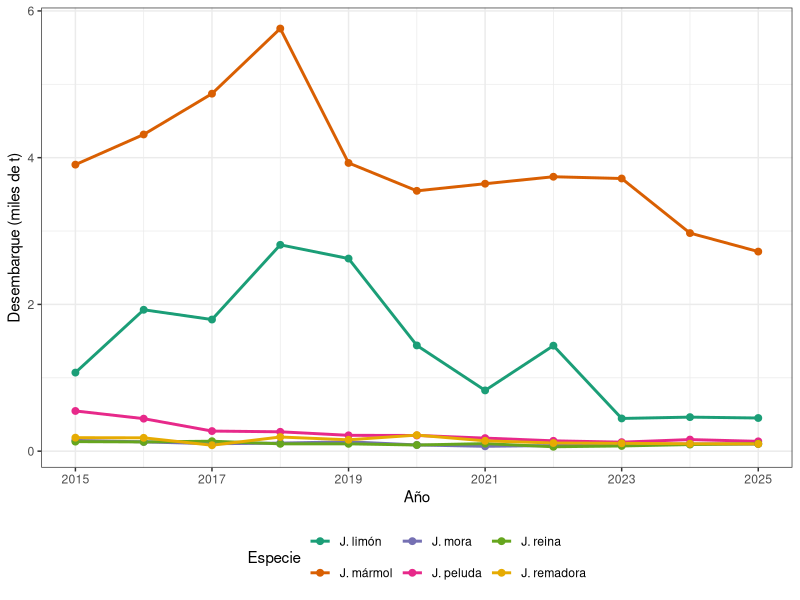
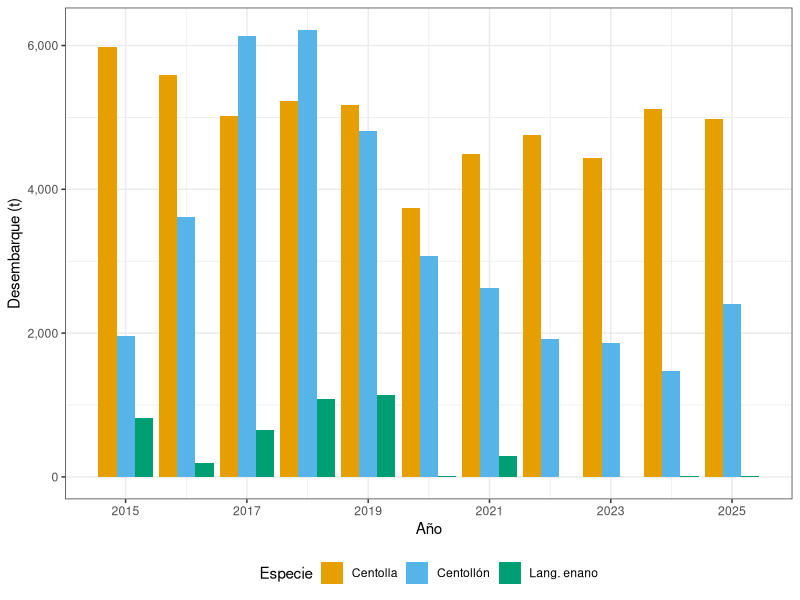
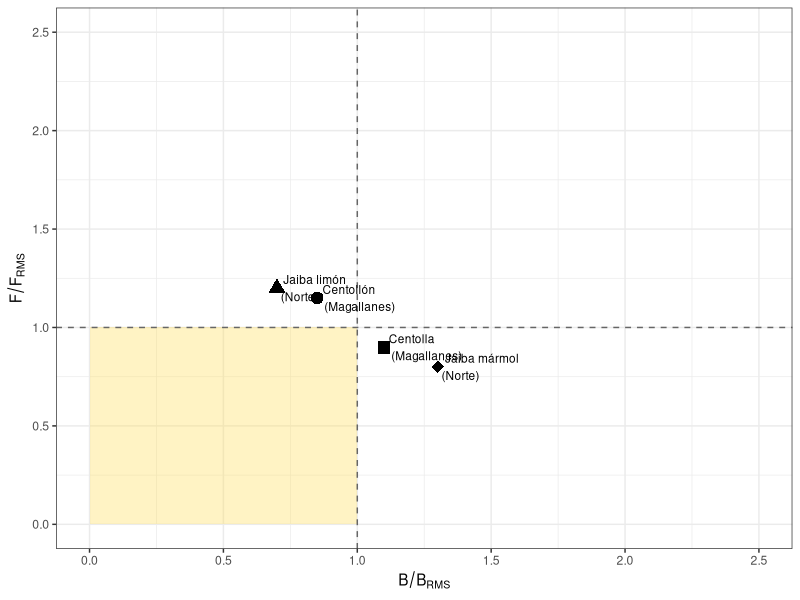

Reproduce these figures in R, in order.
## ---- chunk 1
library(ggplot2)
library(dplyr)
library(tidyr)

jaibas_data <- data.frame(
  Anio = 2015:2025,
  Marmola  = c(3905, 4316, 4872, 5760, 3928, 3548, 3645, 3740, 3716, 2972, 2720),
  Limon    = c(1071, 1927, 1794, 2812, 2625, 1441,  828, 1438,  446,  464,  452),
  Peluda   = c( 548,  443,  274,  264,  216,  214,  178,  141,  123,  158,  134),
  Mora     = c( 147,  127,  101,  110,  128,   85,   66,   77,   92,   98,   98),
  Reina    = c( 130,  126,  136,  100,  100,   84,  103,   60,   71,   90,  102),
  Remadora = c( 184,  182,   81,  193,  155,  219,  141,  111,  107,  101,   99)
)

jaibas_long <- jaibas_data |>
  pivot_longer(-Anio, names_to = "Especie", values_to = "Desembarque") |>
  mutate(Especie = recode(Especie,
    Marmola  = "J. mármol",
    Limon    = "J. limón",
    Peluda   = "J. peluda",
    Mora     = "J. mora",
    Reina    = "J. reina",
    Remadora = "J. remadora"
  ))

ggplot(jaibas_long, aes(x = Anio, y = Desembarque / 1000, color = Especie)) +
  geom_line(size = 1) +
  geom_point(size = 2) +
  scale_x_continuous(breaks = seq(2015, 2025, 2)) +
  scale_color_brewer(palette = "Dark2") +
  labs(
    x = "Año",
    y = "Desembarque (miles de t)",
    color = "Especie"
  ) +
  theme_bw() +
  theme(legend.position = "bottom")
## ---- chunk 2
library(ggplot2)
library(dplyr)
library(tidyr)
library(scales)

bentonicos_data <- data.frame(
  Anio = 2015:2025,
  Centolla   = c(5973, 5583, 5024, 5226, 5173, 3741, 4494, 4758, 4432, 5123, 4984),
  Centollo   = c(1966, 3614, 6132, 6216, 4809, 3068, 2621, 1925, 1866, 1480, 2399),
  L_enano    = c( 819,  189,  647, 1077, 1143,    8,  290,    0,    5,    8,    8)
)

bentonicos_long <- bentonicos_data |>
  pivot_longer(-Anio, names_to = "Especie", values_to = "Desembarque") |>
  mutate(Especie = recode(Especie,
    Centolla = "Centolla",
    Centollo = "Centollón",
    L_enano  = "Lang. enano"
  ))

ggplot(bentonicos_long, aes(x = Anio, y = Desembarque, fill = Especie)) +
  geom_col(position = "dodge") +
  scale_x_continuous(breaks = seq(2015, 2025, 2)) +
  scale_y_continuous(labels = label_comma()) +
  scale_fill_manual(values = c("#E69F00", "#56B4E9", "#009E73")) +
  labs(
    x = "Año",
    y = "Desembarque (t)",
    fill = "Especie"
  ) +
  theme_bw() +
  theme(legend.position = "bottom")
## ---- chunk 3
library(kableExtra)

tab_bent <- data.frame(
  Año        = 2015:2025,
  Centolla   = c(5973, 5583, 5024, 5226, 5173, 3741, 4494, 4758, 4432, 5123, 4984),
  Centollón  = c(1966, 3614, 6132, 6216, 4809, 3068, 2621, 1925, 1866, 1480, 2399),
  `J. mármol` = c(3905, 4316, 4872, 5760, 3928, 3548, 3645, 3740, 3716, 2972, 2720),
  `J. limón`  = c(1071, 1927, 1794, 2812, 2625, 1441,  828, 1438,  446,  464,  452),
  `Lang. enano` = c(819, 189, 647, 1077, 1143, 8, 290, 0, 5, 8, 8)
)

kableExtra::kable(
  tab_bent,
  caption = "Desembarque (t) de principales crustáceos bentónicos en Chile, 2015-2025 (SERNAPESCA).",
  col.names = c("Año", "Centolla", "Centollón", "J. mármol", "J. limón", "Lang. enano"),
  format.args = list(big.mark = "."),
  booktabs = TRUE
) |>
  kableExtra::kable_styling(
    bootstrap_options = c("striped", "hover"),
    full_width = FALSE,
    font_size = 11
  )
## ---- chunk 4
library(kableExtra)

pbr_bent <- data.frame(
  Punto = c("B₀ (100%)", "B_RMS (40% B₀)", "B_LÍMITE (20% B₀)"),
  Descripcion = c(
    "Biomasa virginal: estado del recurso sin explotación",
    "Biomasa de máximo rendimiento sostenible: objetivo de manejo",
    "Biomasa mínima aceptable: umbral de colapso pesquero"
  ),
  Interpretacion = c(
    "Referencia teórica de capacidad de carga poblacional",
    "Nivel de biomasa que permite maximizar el rendimiento a largo plazo",
    "Por debajo de este umbral la pesquería se considera sobreexplotada"
  )
)

kableExtra::kable(
  pbr_bent,
  caption = "Puntos Biológicos de Referencia (PBR) aplicados en pesquerías de crustáceos bentónicos.",
  col.names = c("Punto de Referencia", "Descripción", "Interpretación"),
  booktabs = TRUE
) |>
  kableExtra::kable_styling(
    bootstrap_options = c("striped", "hover"),
    full_width = TRUE,
    font_size = 11
  )
## ---- chunk 5
library(ggplot2)

kobe_bent <- data.frame(
  Especie = c("Centolla\n(Magallanes)", "Centollón\n(Magallanes)",
              "Jaiba mármol\n(Norte)", "Jaiba limón\n(Norte)"),
  B_Brms  = c(1.10, 0.85, 1.30, 0.70),
  F_Frms  = c(0.90, 1.15, 0.80, 1.20)
)

ggplot() +
  annotate("rect", xmin = 1, xmax = 3, ymin = 0, ymax = 1,
           fill = "#2ca02c", alpha = 0.25) +
  annotate("rect", xmin = 0, xmax = 1, ymin = 0, ymax = 1,
           fill = "#ffdd57", alpha = 0.35) +
  annotate("rect", xmin = 0, xmax = 1, ymin = 1, ymax = 3,
           fill = "#d62728", alpha = 0.25) +
  annotate("rect", xmin = 1, xmax = 3, ymin = 1, ymax = 3,
           fill = "#ff7f0e", alpha = 0.25) +
  geom_vline(xintercept = 1, linetype = "dashed", color = "gray40") +
  geom_hline(yintercept = 1, linetype = "dashed", color = "gray40") +
  geom_point(data = kobe_bent,
             aes(x = B_Brms, y = F_Frms, shape = Especie),
             size = 4, color = "black") +
  geom_text(data = kobe_bent,
            aes(x = B_Brms, y = F_Frms, label = Especie),
            hjust = -0.1, vjust = 0.5, size = 3) +
  scale_x_continuous(limits = c(0, 2.5), name = expression(B / B[RMS])) +
  scale_y_continuous(limits = c(0, 2.5), name = expression(F / F[RMS])) +
  scale_shape_manual(values = c(15, 16, 17, 18)) +
  theme_bw() +
  theme(legend.position = "none")
## ---- chunk 6
library(kableExtra)

estado_bent <- data.frame(
  Especie = c("Centolla (Magallanes)", "Centollón (Magallanes)",
              "Jaiba mármol (Norte)", "Jaiba limón (Norte)"),
  B_Brms  = c(1.10, 0.85, 1.30, 0.70),
  F_Frms  = c(0.90, 1.15, 0.80, 1.20),
  Estado  = c("Subexplotada", "Sobreexplotada", "Subexplotada", "Sobreexplotada")
)

kableExtra::kable(
  estado_bent,
  caption = "Estado de las principales pesquerías de crustáceos bentónicos en Chile.",
  col.names = c("Pesquería", "B/B_RMS", "F/F_RMS", "Estado"),
  booktabs = TRUE,
  digits = 2
) |>
  kableExtra::kable_styling(
    bootstrap_options = c("striped", "hover"),
    full_width = FALSE,
    font_size = 11
  ) |>
  kableExtra::column_spec(4,
    bold = TRUE,
    color = ifelse(estado_bent$Estado == "Subexplotada", "#2ca02c", "#d62728")
  )
